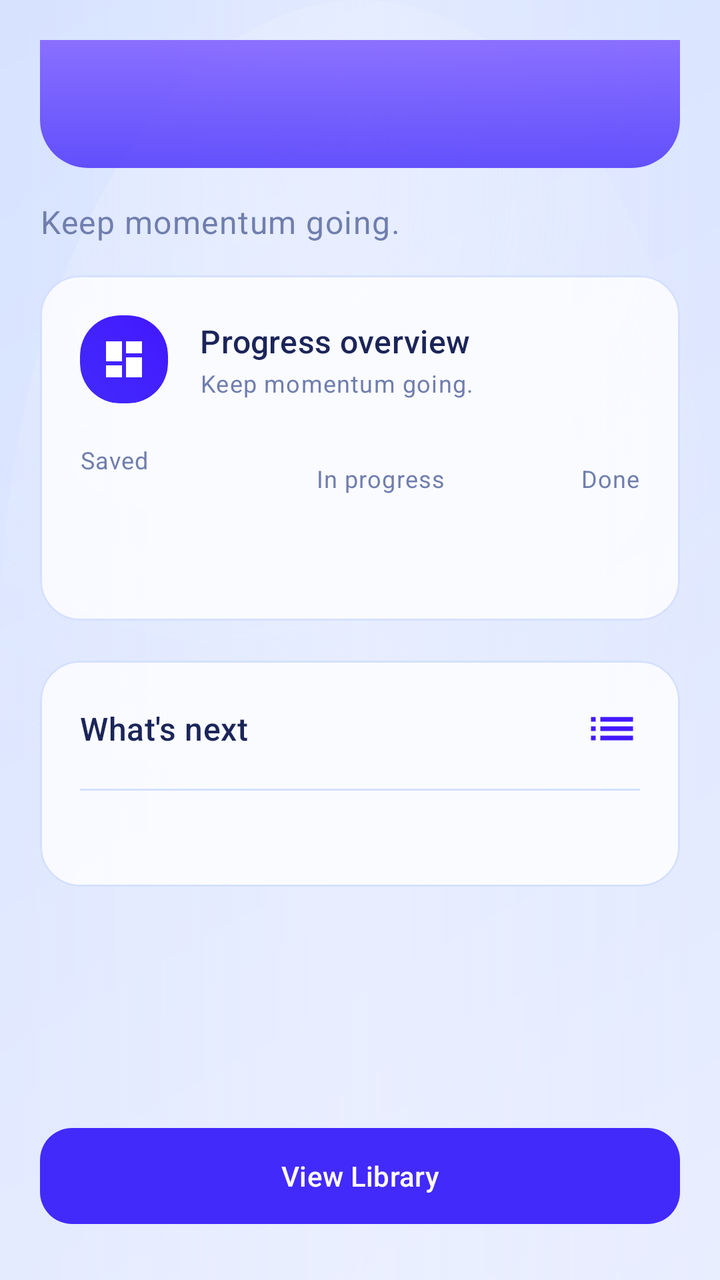
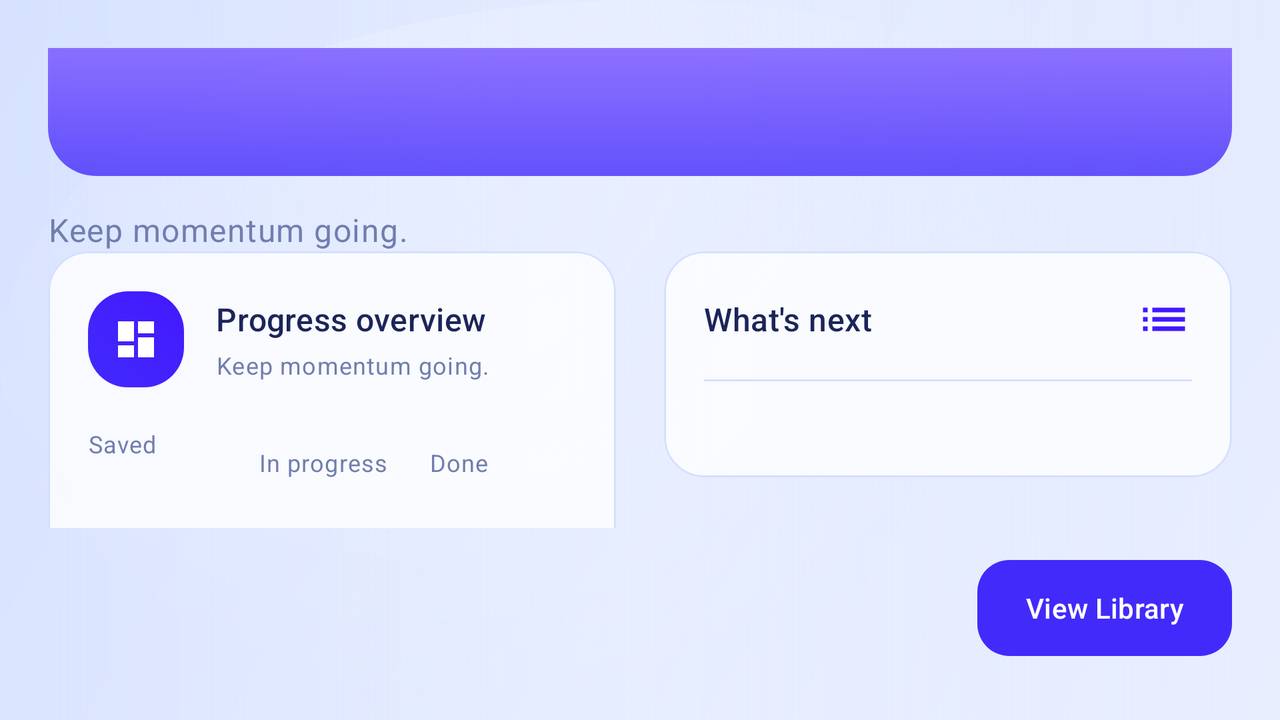

An Android layout and its configuration variant, each rendered on a device that would load it. The default file and the variant file are quoted in full after the pictures.
<!-- AndroidManifest.xml: application theme Theme.AICourseTracker -->
<!-- res/layout/fragment_dashboard.xml -->
<?xml version="1.0" encoding="utf-8"?>
<androidx.constraintlayout.widget.ConstraintLayout xmlns:android="http://schemas.android.com/apk/res/android"
    xmlns:app="http://schemas.android.com/apk/res-auto"
    android:layout_width="match_parent"
    android:layout_height="match_parent"
    android:padding="20dp"
    android:clipToPadding="false">

    <com.google.android.material.appbar.MaterialToolbar
        android:id="@+id/toolbar"
        style="@style/Horizon.Toolbar"
        android:layout_width="0dp"
        android:layout_height="wrap_content"
        app:layout_constraintStart_toStartOf="parent"
        app:layout_constraintEnd_toEndOf="parent"
        app:layout_constraintTop_toTopOf="parent" />

    <androidx.core.widget.NestedScrollView
        android:id="@+id/dashboardScroll"
        android:layout_width="0dp"
        android:layout_height="0dp"
        android:clipToPadding="false"
        android:fillViewport="true"
        android:layout_marginTop="16dp"
        app:layout_constraintTop_toBottomOf="@id/toolbar"
        app:layout_constraintBottom_toTopOf="@id/openLibrary"
        app:layout_constraintStart_toStartOf="parent"
        app:layout_constraintEnd_toEndOf="parent">

        <LinearLayout
            android:layout_width="match_parent"
            android:layout_height="wrap_content"
            android:orientation="vertical"
            android:paddingBottom="24dp">

            <TextView
                android:id="@+id/subtitle"
                android:layout_width="match_parent"
                android:layout_height="wrap_content"
                android:text="@string/dashboard_subtitle"
                android:textAppearance="@style/TextAppearance.Material3.BodyLarge"
                android:textColor="@color/secondaryText"
                android:layout_marginBottom="16dp" />

            <com.google.android.material.card.MaterialCardView
                android:id="@+id/summaryCard"
                android:layout_width="match_parent"
                android:layout_height="wrap_content"
                android:layout_marginBottom="20dp">

                <LinearLayout
                    android:layout_width="match_parent"
                    android:layout_height="wrap_content"
                    android:orientation="vertical"
                    android:padding="20dp">

                    <LinearLayout
                        android:layout_width="match_parent"
                        android:layout_height="wrap_content"
                        android:gravity="center_vertical"
                        android:orientation="horizontal">

                        <ImageView
                            android:layout_width="44dp"
                            android:layout_height="44dp"
                            android:background="@drawable/gradient_brand"
                            android:contentDescription="@null"
                            android:padding="10dp"
                            android:src="@drawable/ic_dashboard_24"
                            android:tint="@android:color/white"
                            android:scaleType="centerInside"
                            android:clipToOutline="true" />

                        <LinearLayout
                            android:layout_width="wrap_content"
                            android:layout_height="wrap_content"
                            android:layout_marginStart="16dp"
                            android:orientation="vertical">

                            <TextView
                                android:layout_width="wrap_content"
                                android:layout_height="wrap_content"
                                android:text="@string/summary_heading"
                                android:textAppearance="@style/TextAppearance.Material3.TitleMedium"
                                android:textColor="@color/primaryText" />

                            <TextView
                                android:layout_width="wrap_content"
                                android:layout_height="wrap_content"
                                android:layout_marginTop="2dp"
                                android:text="@string/dashboard_subtitle"
                                android:textAppearance="@style/TextAppearance.Material3.BodySmall"
                                android:textColor="@color/secondaryText" />
                        </LinearLayout>
                    </LinearLayout>

                    <LinearLayout
                        android:layout_width="match_parent"
                        android:layout_height="wrap_content"
                        android:layout_marginTop="20dp"
                        android:gravity="center"
                        android:orientation="horizontal">

                        <LinearLayout
                            android:layout_width="0dp"
                            android:layout_height="wrap_content"
                            android:layout_weight="1"
                            android:orientation="vertical">

                            <TextView
                                android:layout_width="wrap_content"
                                android:layout_height="wrap_content"
                                android:text="@string/summary_total"
                                android:textAppearance="@style/TextAppearance.Material3.BodySmall"
                                android:textColor="@color/secondaryText" />

                            <TextView
                                android:id="@+id/totalCount"
                                android:layout_width="wrap_content"
                                android:layout_height="wrap_content"
                                android:layout_marginTop="4dp"
                                android:textAppearance="@style/TextAppearance.Material3.DisplaySmall"
                                android:textColor="@color/primaryText" />
                        </LinearLayout>

                        <LinearLayout
                            android:layout_width="0dp"
                            android:layout_height="wrap_content"
                            android:layout_marginStart="12dp"
                            android:layout_marginEnd="12dp"
                            android:layout_weight="1"
                            android:gravity="end"
                            android:orientation="vertical">

                            <TextView
                                android:layout_width="wrap_content"
                                android:layout_height="wrap_content"
                                android:text="@string/summary_in_progress"
                                android:textAppearance="@style/TextAppearance.Material3.BodySmall"
                                android:textColor="@color/secondaryText" />

                            <TextView
                                android:id="@+id/progressCount"
                                android:layout_width="wrap_content"
                                android:layout_height="wrap_content"
                                android:layout_marginTop="4dp"
                                android:textAppearance="@style/TextAppearance.Material3.TitleLarge"
                                android:textColor="@color/primaryText" />
                        </LinearLayout>

                        <LinearLayout
                            android:layout_width="0dp"
                            android:layout_height="wrap_content"
                            android:layout_weight="1"
                            android:gravity="end"
                            android:orientation="vertical">

                            <TextView
                                android:layout_width="wrap_content"
                                android:layout_height="wrap_content"
                                android:text="@string/summary_done"
                                android:textAppearance="@style/TextAppearance.Material3.BodySmall"
                                android:textColor="@color/secondaryText" />

                            <TextView
                                android:id="@+id/doneCount"
                                android:layout_width="wrap_content"
                                android:layout_height="wrap_content"
                                android:layout_marginTop="4dp"
                                android:textAppearance="@style/TextAppearance.Material3.TitleLarge"
                                android:textColor="@color/primaryText" />
                        </LinearLayout>
                    </LinearLayout>
                </LinearLayout>
            </com.google.android.material.card.MaterialCardView>

            <com.google.android.material.card.MaterialCardView
                android:id="@+id/nextUpCard"
                android:layout_width="match_parent"
                android:layout_height="wrap_content"
                android:layout_marginBottom="20dp">

                <LinearLayout
                    android:layout_width="match_parent"
                    android:layout_height="wrap_content"
                    android:orientation="vertical"
                    android:padding="20dp">

                    <LinearLayout
                        android:layout_width="match_parent"
                        android:layout_height="wrap_content"
                        android:gravity="center_vertical"
                        android:orientation="horizontal">

                        <TextView
                            android:layout_width="0dp"
                            android:layout_height="wrap_content"
                            android:layout_weight="1"
                            android:text="@string/next_up"
                            android:textAppearance="@style/TextAppearance.Material3.TitleMedium"
                            android:textColor="@color/primaryText" />

                        <ImageView
                            android:layout_width="28dp"
                            android:layout_height="28dp"
                            android:src="@drawable/ic_list_24"
                            android:tint="@color/blue_secondary"
                            android:contentDescription="@null" />
                    </LinearLayout>

                    <View
                        android:layout_width="match_parent"
                        android:layout_height="1dp"
                        android:layout_marginTop="16dp"
                        android:background="@color/glass_stroke" />

                    <androidx.recyclerview.widget.RecyclerView
                        android:id="@+id/nextUpList"
                        android:layout_width="match_parent"
                        android:layout_height="wrap_content"
                        android:layout_marginTop="12dp"
                        android:clipToPadding="false"
                        android:nestedScrollingEnabled="false"
                        android:paddingBottom="12dp"
                        android:paddingTop="4dp" />

                    <TextView
                        android:id="@+id/emptyNextUp"
                        android:layout_width="match_parent"
                        android:layout_height="wrap_content"
                        android:layout_marginTop="12dp"
                        android:gravity="center"
                        android:padding="16dp"
                        android:text="@string/empty_next_up"
                        android:textAppearance="@style/TextAppearance.Material3.BodyMedium"
                        android:textColor="@color/secondaryText"
                        android:visibility="gone" />
                </LinearLayout>
            </com.google.android.material.card.MaterialCardView>
        </LinearLayout>
    </androidx.core.widget.NestedScrollView>

    <com.google.android.material.button.MaterialButton
        android:id="@+id/openLibrary"
        style="@style/Horizon.Button.Primary"
        android:layout_width="0dp"
        android:layout_height="wrap_content"
        android:layout_marginTop="20dp"
        android:layout_marginBottom="8dp"
        android:text="@string/go_to_library"
        app:layout_constraintBottom_toBottomOf="parent"
        app:layout_constraintStart_toStartOf="parent"
        app:layout_constraintEnd_toEndOf="parent" />

</androidx.constraintlayout.widget.ConstraintLayout>
<!-- resources referenced by this layout -->
<resources>
  <color name="blue_secondary">#4318FF</color>
  <color name="glass_stroke">#C0C9D8FF</color>
  <color name="primaryText">@color/gray_900</color>
  <color name="secondaryText">@color/gray_700</color>
  <!-- drawable gradient_brand (drawable) -->
  <?xml version="1.0" encoding="utf-8"?>
  <shape xmlns:android="http://schemas.android.com/apk/res/android">
      <gradient
          android:startColor="@color/brand_500"
          android:endColor="@color/blue_secondary"
          android:angle="45"/>
      <corners android:radius="20dp"/>
  </shape>
  <!-- drawable ic_dashboard_24 (drawable) -->
  <vector xmlns:android="http://schemas.android.com/apk/res/android"
      android:width="24dp"
      android:height="24dp"
      android:viewportWidth="24"
      android:viewportHeight="24">
      <path
          android:fillColor="@color/primaryText"
          android:pathData="M3,13h8V3H3v10zM3,21h8v-6H3v6zM13,21h8V11h-8v10zM13,3v6h8V3h-8z" />
  </vector>
  <!-- drawable ic_list_24 (drawable) -->
  <vector xmlns:android="http://schemas.android.com/apk/res/android"
      android:width="24dp"
      android:height="24dp"
      android:viewportWidth="24"
      android:viewportHeight="24">
      <path
          android:fillColor="@color/primaryText"
          android:pathData="M3,13h2v-2H3v2zm0,4h2v-2H3v2zm0,-8h2V7H3v2zm4,4h14v-2H7v2zm0,4h14v-2H7v2zM7,7v2h14V7H7z" />
  </vector>
  <string name="dashboard_subtitle">Keep momentum going.</string>
  <string name="empty_next_up">Everything is completed. Time to add something new!</string>
  <string name="go_to_library">View Library</string>
  <string name="next_up">What\'s next</string>
  <string name="summary_done">Done</string>
  <string name="summary_heading">Progress overview</string>
  <string name="summary_in_progress">In progress</string>
  <string name="summary_total">Saved</string>
  <color name="gray_900">#1B2559</color>
  <color name="gray_700">#707EAE</color>
  <color name="brand_500">#422AFB</color>
  <color name="white">#FFFFFF</color>
  <dimen name="radius_lg">16dp</dimen>
  <!-- drawable bg_toolbar_glass (drawable) -->
  <?xml version="1.0" encoding="utf-8"?>
  <shape xmlns:android="http://schemas.android.com/apk/res/android">
      <gradient
          android:startColor="#CC422AFB"
          android:endColor="#CC7551FF"
          android:angle="90" />
      <corners
          android:bottomLeftRadius="24dp"
          android:bottomRightRadius="24dp" />
  </shape>
  <color name="glass_highlight">#66F0F4FF</color>
  <style name="ThemeOverlay.Horizon.Toolbar" parent="ThemeOverlay.Material3.Dark.ActionBar">
          <item name="colorControlNormal">@color/white</item>
          <item name="android:textColorPrimary">@color/white</item>
          <item name="android:textColorSecondary">@color/glass_highlight</item>
      </style>
  <color name="md_sys_color_primary">@color/brand_500</color>
  <color name="md_sys_color_onPrimary">@color/white</color>
  <color name="md_sys_color_background">@color/light_primary</color>
  <color name="md_sys_color_surface">@color/white</color>
  <color name="md_sys_color_onSurface">@color/gray_900</color>
  <color name="md_sys_color_outline">@color/gray_600</color>
  <color name="brand_600">#3311DB</color>
  <color name="button_gradient_start">@color/brand_linear</color>
  <color name="button_gradient_end">@color/blue_secondary</color>
  <color name="light_primary">#F4F7FE</color>
  <color name="gray_600">#A3AED0</color>
  <color name="glass_surface">#CCFFFFFF</color>
  <dimen name="radius_xl">20dp</dimen>
  <color name="brand_gradient_start">#E9EEFF</color>
  <color name="brand_gradient_end">#D6E2FF</color>
  <color name="brand_linear">#868CFF</color>
</resources>
<!-- res/layout-land/fragment_dashboard.xml (the repository's variant of the layout above) -->
<!-- drawn on the phone turned sideways -->
<?xml version="1.0" encoding="utf-8"?>
<androidx.constraintlayout.widget.ConstraintLayout xmlns:android="http://schemas.android.com/apk/res/android"
    xmlns:app="http://schemas.android.com/apk/res-auto"
    android:layout_width="match_parent"
    android:layout_height="match_parent"
    android:padding="24dp"
    android:clipToPadding="false">

    <com.google.android.material.appbar.MaterialToolbar
        android:id="@+id/toolbar"
        style="@style/Horizon.Toolbar"
        android:layout_width="0dp"
        android:layout_height="wrap_content"
        app:layout_constraintStart_toStartOf="parent"
        app:layout_constraintEnd_toEndOf="parent"
        app:layout_constraintTop_toTopOf="parent" />

    <androidx.core.widget.NestedScrollView
        android:id="@+id/dashboardScroll"
        android:layout_width="0dp"
        android:layout_height="0dp"
        android:layout_marginTop="16dp"
        android:clipToPadding="false"
        android:fillViewport="true"
        app:layout_constraintTop_toBottomOf="@id/toolbar"
        app:layout_constraintBottom_toTopOf="@id/openLibrary"
        app:layout_constraintStart_toStartOf="parent"
        app:layout_constraintEnd_toEndOf="parent">

        <androidx.constraintlayout.widget.ConstraintLayout
            android:layout_width="match_parent"
            android:layout_height="wrap_content">

            <TextView
                android:id="@+id/subtitle"
                android:layout_width="0dp"
                android:layout_height="wrap_content"
                android:text="@string/dashboard_subtitle"
                android:textAppearance="@style/TextAppearance.Material3.BodyLarge"
                android:textColor="@color/secondaryText"
                app:layout_constraintStart_toStartOf="parent"
                app:layout_constraintEnd_toEndOf="parent"
                app:layout_constraintTop_toTopOf="parent" />

            <androidx.constraintlayout.widget.Guideline
                android:id="@+id/dashboardSplit"
                android:layout_width="wrap_content"
                android:layout_height="wrap_content"
                app:layout_constraintGuide_percent="0.5"
                android:orientation="vertical" />

            <com.google.android.material.card.MaterialCardView
                android:id="@+id/summaryCard"
                android:layout_width="0dp"
                android:layout_height="wrap_content"
                android:layout_marginEnd="12dp"
                app:layout_constraintStart_toStartOf="parent"
                app:layout_constraintEnd_toStartOf="@id/dashboardSplit"
                app:layout_constraintTop_toBottomOf="@id/subtitle">

                <LinearLayout
                    android:layout_width="match_parent"
                    android:layout_height="wrap_content"
                    android:orientation="vertical"
                    android:padding="20dp">

                    <LinearLayout
                        android:layout_width="match_parent"
                        android:layout_height="wrap_content"
                        android:gravity="center_vertical"
                        android:orientation="horizontal">

                        <ImageView
                            android:layout_width="48dp"
                            android:layout_height="48dp"
                            android:background="@drawable/gradient_brand"
                            android:contentDescription="@null"
                            android:padding="12dp"
                            android:scaleType="centerInside"
                            android:src="@drawable/ic_dashboard_24"
                            android:tint="@android:color/white" />

                        <LinearLayout
                            android:layout_width="wrap_content"
                            android:layout_height="wrap_content"
                            android:layout_marginStart="16dp"
                            android:orientation="vertical">

                            <TextView
                                android:layout_width="wrap_content"
                                android:layout_height="wrap_content"
                                android:text="@string/summary_heading"
                                android:textAppearance="@style/TextAppearance.Material3.TitleMedium"
                                android:textColor="@color/primaryText" />

                            <TextView
                                android:layout_width="wrap_content"
                                android:layout_height="wrap_content"
                                android:layout_marginTop="4dp"
                                android:text="@string/dashboard_subtitle"
                                android:textAppearance="@style/TextAppearance.Material3.BodySmall"
                                android:textColor="@color/secondaryText" />
                        </LinearLayout>
                    </LinearLayout>

                    <LinearLayout
                        android:layout_width="match_parent"
                        android:layout_height="wrap_content"
                        android:layout_marginTop="20dp"
                        android:gravity="center_vertical"
                        android:orientation="horizontal">

                        <LinearLayout
                            android:layout_width="0dp"
                            android:layout_height="wrap_content"
                            android:layout_weight="1"
                            android:orientation="vertical">

                            <TextView
                                android:layout_width="wrap_content"
                                android:layout_height="wrap_content"
                                android:text="@string/summary_total"
                                android:textAppearance="@style/TextAppearance.Material3.BodySmall"
                                android:textColor="@color/secondaryText" />

                            <TextView
                                android:id="@+id/totalCount"
                                android:layout_width="wrap_content"
                                android:layout_height="wrap_content"
                                android:layout_marginTop="4dp"
                                android:textAppearance="@style/TextAppearance.Material3.DisplaySmall"
                                android:textColor="@color/primaryText" />
                        </LinearLayout>

                        <LinearLayout
                            android:layout_width="0dp"
                            android:layout_height="wrap_content"
                            android:layout_marginStart="12dp"
                            android:layout_marginEnd="12dp"
                            android:layout_weight="1"
                            android:orientation="vertical">

                            <TextView
                                android:layout_width="wrap_content"
                                android:layout_height="wrap_content"
                                android:text="@string/summary_in_progress"
                                android:textAppearance="@style/TextAppearance.Material3.BodySmall"
                                android:textColor="@color/secondaryText" />

                            <TextView
                                android:id="@+id/progressCount"
                                android:layout_width="wrap_content"
                                android:layout_height="wrap_content"
                                android:layout_marginTop="4dp"
                                android:textAppearance="@style/TextAppearance.Material3.TitleLarge"
                                android:textColor="@color/primaryText" />
                        </LinearLayout>

                        <LinearLayout
                            android:layout_width="0dp"
                            android:layout_height="wrap_content"
                            android:layout_weight="1"
                            android:orientation="vertical">

                            <TextView
                                android:layout_width="wrap_content"
                                android:layout_height="wrap_content"
                                android:text="@string/summary_done"
                                android:textAppearance="@style/TextAppearance.Material3.BodySmall"
                                android:textColor="@color/secondaryText" />

                            <TextView
                                android:id="@+id/doneCount"
                                android:layout_width="wrap_content"
                                android:layout_height="wrap_content"
                                android:layout_marginTop="4dp"
                                android:textAppearance="@style/TextAppearance.Material3.TitleLarge"
                                android:textColor="@color/primaryText" />
                        </LinearLayout>
                    </LinearLayout>
                </LinearLayout>
            </com.google.android.material.card.MaterialCardView>

            <com.google.android.material.card.MaterialCardView
                android:id="@+id/nextUpCard"
                android:layout_width="0dp"
                android:layout_height="wrap_content"
                android:layout_marginStart="12dp"
                app:layout_constraintStart_toEndOf="@id/dashboardSplit"
                app:layout_constraintEnd_toEndOf="parent"
                app:layout_constraintTop_toBottomOf="@id/subtitle">

                <LinearLayout
                    android:layout_width="match_parent"
                    android:layout_height="wrap_content"
                    android:orientation="vertical"
                    android:padding="20dp">

                    <LinearLayout
                        android:layout_width="match_parent"
                        android:layout_height="wrap_content"
                        android:gravity="center_vertical"
                        android:orientation="horizontal">

                        <TextView
                            android:layout_width="0dp"
                            android:layout_height="wrap_content"
                            android:layout_weight="1"
                            android:text="@string/next_up"
                            android:textAppearance="@style/TextAppearance.Material3.TitleMedium"
                            android:textColor="@color/primaryText" />

                        <ImageView
                            android:layout_width="28dp"
                            android:layout_height="28dp"
                            android:src="@drawable/ic_list_24"
                            android:tint="@color/blue_secondary"
                            android:contentDescription="@null" />
                    </LinearLayout>

                    <View
                        android:layout_width="match_parent"
                        android:layout_height="1dp"
                        android:layout_marginTop="16dp"
                        android:background="@color/glass_stroke" />

                    <androidx.recyclerview.widget.RecyclerView
                        android:id="@+id/nextUpList"
                        android:layout_width="match_parent"
                        android:layout_height="wrap_content"
                        android:layout_marginTop="12dp"
                        android:clipToPadding="false"
                        android:nestedScrollingEnabled="false"
                        android:paddingTop="4dp"
                        android:paddingBottom="12dp" />

                    <TextView
                        android:id="@+id/emptyNextUp"
                        android:layout_width="match_parent"
                        android:layout_height="wrap_content"
                        android:layout_marginTop="12dp"
                        android:gravity="center"
                        android:padding="16dp"
                        android:text="@string/empty_next_up"
                        android:textAppearance="@style/TextAppearance.Material3.BodyMedium"
                        android:textColor="@color/secondaryText"
                        android:visibility="gone" />
                </LinearLayout>
            </com.google.android.material.card.MaterialCardView>
        </androidx.constraintlayout.widget.ConstraintLayout>
    </androidx.core.widget.NestedScrollView>

    <com.google.android.material.button.MaterialButton
        android:id="@+id/openLibrary"
        style="@style/Horizon.Button.Primary"
        android:layout_width="wrap_content"
        android:layout_height="wrap_content"
        android:layout_marginTop="16dp"
        android:layout_marginBottom="8dp"
        android:text="@string/go_to_library"
        app:layout_constraintTop_toBottomOf="@id/dashboardScroll"
        app:layout_constraintBottom_toBottomOf="parent"
        app:layout_constraintStart_toStartOf="parent"
        app:layout_constraintEnd_toEndOf="parent"
        app:layout_constraintHorizontal_bias="1" />

</androidx.constraintlayout.widget.ConstraintLayout>
